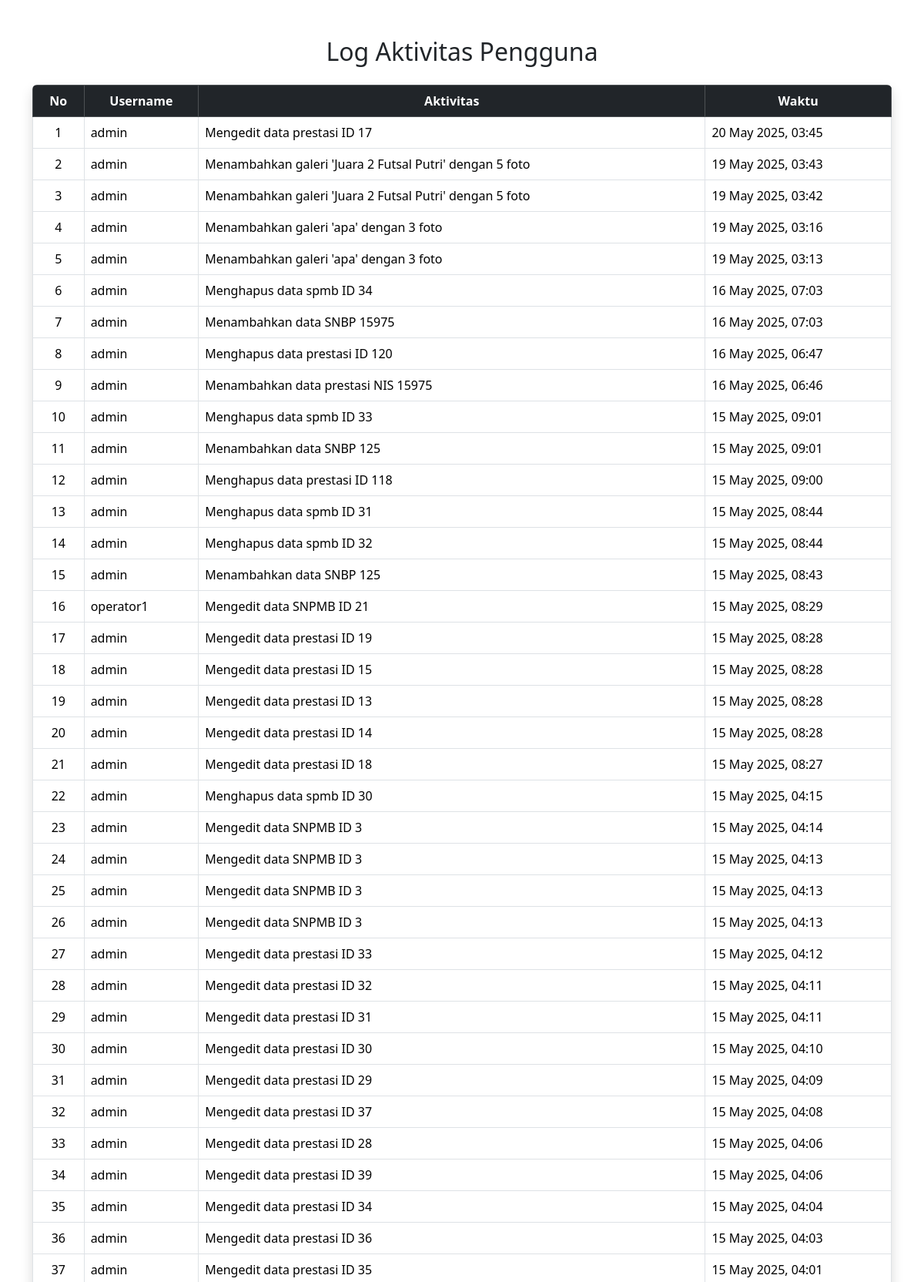
Page /log_aktivitas.php (signed in, upper part) on the committed database.
### tables this page shows
CREATE TABLE `log_aktivitas` (
  `id` int(11) NOT NULL,
  `user` varchar(50) DEFAULT NULL,
  `aktivitas` text DEFAULT NULL,
  `waktu` timestamp NOT NULL DEFAULT current_timestamp()
);

### log_aktivitas.php (the view, shortened to what this page needs)
<?php
include 'koneksi.php';
$logs = mysqli_query($koneksi, "SELECT * FROM log_aktivitas ORDER BY waktu DESC");
?>
<!DOCTYPE html>
<html>
<head>
    <link href="https://cdn.jsdelivr.net/npm/bootstrap@5.3.3/dist/css/bootstrap.min.css" rel="stylesheet">
</head>
<body>
<div class="container mt-5">
    <h2 class="text-center mb-4">Log Aktivitas Pengguna</h2>
    <div class="table-responsive shadow rounded">
        <table class="table table-hover table-bordered align-middle">
            <thead class="table-dark text-center">
                <tr>
                    <th>No</th>
                    <th>Username</th>
                    <th>Aktivitas</th>
                    <th>Waktu</th>
                </tr>
            </thead>
            <tbody>
                <?php
                $no = 1;
                while ($log = mysqli_fetch_assoc($logs)) { ?>
                <tr>
                    <td class="text-center"><?= $no++ ?></td>
                    <td><?= htmlspecialchars($log['user']) ?></td>
                    <td><?= htmlspecialchars($log['aktivitas']) ?></td>
                    <td><?= date('d M Y, H:i', strtotime($log['waktu'])) ?></td>
                </tr>
                <?php } ?>
            </tbody>
        </table>
    </div>
</div>
</body>
</html>

### rows in the picture
log_aktivitas: user "admin", aktivitas "Mengedit data prestasi ID 17", waktu "20 May 2025, 03:45"
log_aktivitas: user "admin", aktivitas "Menambahkan galeri 'Juara 2 Futsal Putri' dengan 5 foto", waktu "19 May 2025, 03:43"
log_aktivitas: user "admin", aktivitas "Menambahkan galeri 'Juara 2 Futsal Putri' dengan 5 foto", waktu "19 May 2025, 03:42"
log_aktivitas: user "admin", aktivitas "Menambahkan galeri 'apa' dengan 3 foto", waktu "19 May 2025, 03:16"
log_aktivitas: user "admin", aktivitas "Menambahkan galeri 'apa' dengan 3 foto", waktu "19 May 2025, 03:13"
log_aktivitas: user "admin", aktivitas "Menghapus data spmb ID 34", waktu "16 May 2025, 07:03"
log_aktivitas: user "admin", aktivitas "Menambahkan data SNBP 15975", waktu "16 May 2025, 07:03"
log_aktivitas: user "admin", aktivitas "Menghapus data prestasi ID 120", waktu "16 May 2025, 06:47"
log_aktivitas: user "admin", aktivitas "Menambahkan data prestasi NIS 15975", waktu "16 May 2025, 06:46"
log_aktivitas: user "admin", aktivitas "Menghapus data spmb ID 33", waktu "15 May 2025, 09:01"
log_aktivitas: user "admin", aktivitas "Menambahkan data SNBP 125", waktu "15 May 2025, 09:01"
log_aktivitas: user "admin", aktivitas "Menghapus data prestasi ID 118", waktu "15 May 2025, 09:00"
log_aktivitas: user "admin", aktivitas "Menghapus data spmb ID 31", waktu "15 May 2025, 08:44"
log_aktivitas: user "admin", aktivitas "Menghapus data spmb ID 32", waktu "15 May 2025, 08:44"
log_aktivitas: user "admin", aktivitas "Menambahkan data SNBP 125", waktu "15 May 2025, 08:43"
log_aktivitas: user "operator1", aktivitas "Mengedit data SNPMB ID 21", waktu "15 May 2025, 08:29"
log_aktivitas: user "admin", aktivitas "Mengedit data prestasi ID 19", waktu "15 May 2025, 08:28"
log_aktivitas: user "admin", aktivitas "Mengedit data prestasi ID 15", waktu "15 May 2025, 08:28"
log_aktivitas: user "admin", aktivitas "Mengedit data prestasi ID 13", waktu "15 May 2025, 08:28"
log_aktivitas: user "admin", aktivitas "Mengedit data prestasi ID 14", waktu "15 May 2025, 08:28"
log_aktivitas: user "admin", aktivitas "Mengedit data prestasi ID 18", waktu "15 May 2025, 08:27"
log_aktivitas: user "admin", aktivitas "Menghapus data spmb ID 30", waktu "15 May 2025, 04:15"
log_aktivitas: user "admin", aktivitas "Mengedit data SNPMB ID 3", waktu "15 May 2025, 04:14"
log_aktivitas: user "admin", aktivitas "Mengedit data SNPMB ID 3", waktu "15 May 2025, 04:13"
log_aktivitas: user "admin", aktivitas "Mengedit data SNPMB ID 3", waktu "15 May 2025, 04:13"
log_aktivitas: user "admin", aktivitas "Mengedit data SNPMB ID 3", waktu "15 May 2025, 04:13"
log_aktivitas: user "admin", aktivitas "Mengedit data prestasi ID 33", waktu "15 May 2025, 04:12"
log_aktivitas: user "admin", aktivitas "Mengedit data prestasi ID 32", waktu "15 May 2025, 04:11"
log_aktivitas: user "admin", aktivitas "Mengedit data prestasi ID 31", waktu "15 May 2025, 04:11"
log_aktivitas: user "admin", aktivitas "Mengedit data prestasi ID 30", waktu "15 May 2025, 04:10"
log_aktivitas: user "admin", aktivitas "Mengedit data prestasi ID 29", waktu "15 May 2025, 04:09"
log_aktivitas: user "admin", aktivitas "Mengedit data prestasi ID 37", waktu "15 May 2025, 04:08"
log_aktivitas: user "admin", aktivitas "Mengedit data prestasi ID 28", waktu "15 May 2025, 04:06"
log_aktivitas: user "admin", aktivitas "Mengedit data prestasi ID 39", waktu "15 May 2025, 04:06"
log_aktivitas: user "admin", aktivitas "Mengedit data prestasi ID 34", waktu "15 May 2025, 04:04"
log_aktivitas: user "admin", aktivitas "Mengedit data prestasi ID 36", waktu "15 May 2025, 04:03"
log_aktivitas: user "admin", aktivitas "Mengedit data prestasi ID 35", waktu "15 May 2025, 04:01"
